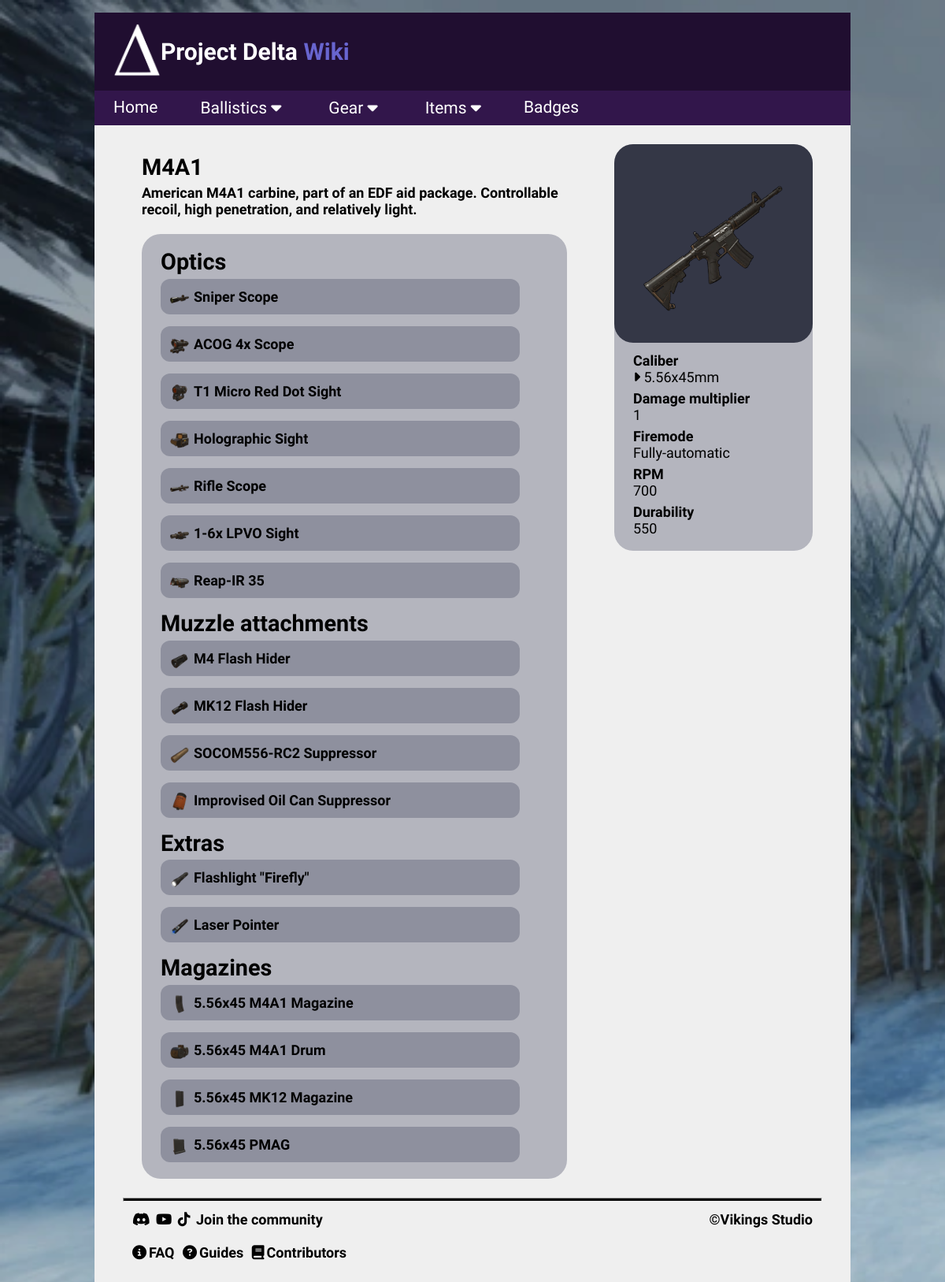
Page /weapon/16 on the earlier database version.
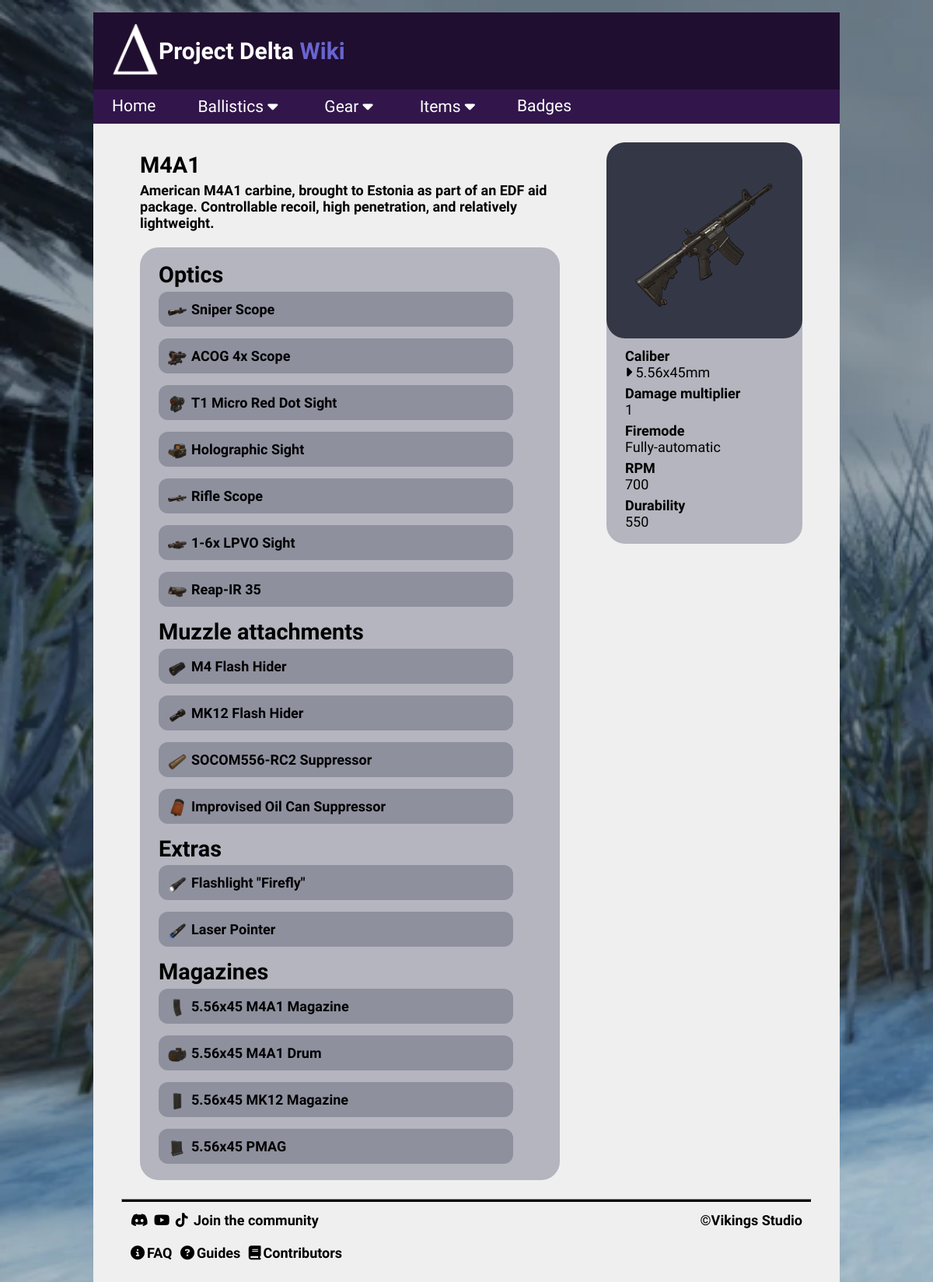
Same page on the later database version.
### tables this page shows
CREATE TABLE weapons (id INTEGER PRIMARY KEY, name TEXT, type TEXT REFERENCES weapon_types (type), caliber_id INTEGER REFERENCES calibers (id), fire_mode TEXT, RPM INTEGER, durability INTEGER, dmg_mult INTEGER DEFAULT (1), description TEXT, image TEXT);

### Flask/routes.py (the view)
@app.route("/weapon/<int:id>")  # route for guns
def weapon(id):
    conn = sqlite3.connect('delta.db')
    cur = conn.cursor()  # fetch caliber name based on caliber id
    cur.execute("SELECT "
                "weapons.id, "
                "weapons.name, "
                "weapons.type, "
                "calibers.name AS caliber_name, "
                "weapons.fire_mode, "
                "weapons.RPM, "
                "weapons.durability, "
                "weapons.description, "
                "weapons.image, "
                "weapons.dmg_mult "
                "FROM weapons "
                "JOIN calibers ON weapons.caliber_id = calibers.id "
                "WHERE weapons.id = ?", (id,))
    results = cur.fetchone()
    index_range_handler(results)  # check for list index out of range error
    cur.execute("SELECT id, name, image FROM attachments "
                "WHERE id IN (SELECT attachment_id FROM weapon_attachments "
                "WHERE weapon_id = ?) "
                "AND type = ?", (id, "Optic"))
    optics = cur.fetchall()
    cur.execute("SELECT id, name, image FROM attachments "
                "WHERE id IN (SELECT attachment_id FROM weapon_attachments "
                "WHERE weapon_id = ?) "
                "AND type = ?", (id, "Muzzle"))
    muzzles = cur.fetchall()
    cur.execute("SELECT id, name, image FROM attachments "
                "WHERE id IN (SELECT attachment_id FROM weapon_attachments "
                "WHERE weapon_id = ?) "
                "AND type = ?", (id, "Extra"))
    extras = cur.fetchall()
    cur.execute("SELECT id, name, image FROM magazines "
                "WHERE id IN (SELECT magazine_id FROM weapon_magazines "
                "WHERE weapon_id = ?)", (id,))
    magazines = cur.fetchall()
    conn.close()
    return render_template('detail/weapon.html',
                           weapon=results,
                           optics=optics,
                           muzzles=muzzles,
                           extras=extras,
                           magazines=magazines,
                           title=results[1])

### Flask/routes.py (called while the page is built)
def index_range_handler(results):  # call for any dynamic route that uses ID
    if not results:
        abort(404)  # if index doesn't exist, abort(404) instead of crashing

### Flask/templates/detail/weapon.html
{% extends "partials/layout.html" %}
{% block content %}
<div class="topic">
    <div>
        <h3>{{weapon[1]}}</h3>
        <h5>{{weapon[7]}}
        <br><br>
        {% if optics or attachments or magazines %}
        <div class="link-list">
            {% if optics %}
            <h3>Optics</h3>
            <h5>
                {% for optic in optics %}
                <div class="link-row">
                    <img src="/static/images/ballistics/attachments/{{optic[2]}}" class="link-icon">
                    <a href="{{ url_for('attachment', id=optic[0]) }}">
                        {{optic[1]}}
                    </a>
                </div>
                {% endfor %}
            </h5>
            {% endif %}
            {% if muzzles %}
            <h3>Muzzle attachments</h3>
            <h5>
                {% for muzzle in muzzles %}
                <div class="link-row">
                    <img src="/static/images/ballistics/attachments/{{muzzle[2]}}" class="link-icon">
                    <a href="{{ url_for('attachment', id=muzzle[0]) }}">
                        {{muzzle[1]}}
                    </a>
                </div>
                {% endfor %}
            </h5>
            {% endif %}
            {% if extras %}
            <h3>Extras</h3>
            <h5>
                {% for extra in extras %}
                <div class="link-row">
                    <img src="/static/images/ballistics/attachments/{{extra[2]}}" class="link-icon">
                    <a href="{{ url_for('attachment', id=extra[0]) }}">
                         {{extra[1]}}
                    </a>
                </div>
                {% endfor %}
            </h5>
            {% endif %}
            {% if magazines %}
            <h3>Magazines</h3>
            <h5>
                {% for magazine in magazines %}
                <div class="link-row">
                    <img src="/static/images/ballistics/magazines/{{magazine[2]}}" class="link-icon">
                    <a href="{{ url_for('magazine', id=magazine[0]) }}">
                         {{magazine[1]}}
                    </a>
                </div>
                {% endfor %}
            </h5>
            {% endif %}
        </div>
        {% endif %}
        </h5>
    </div>
        <div class="topic-box">
            <img src="/static/images/ballistics/weapons/{{weapon[8]}}" class="topic-icon">
            <a href="{{ url_for('item_category_list', resource='ammunition', search=weapon[3])}}">
                <h6 class="topic-row">Caliber <br> <span class="lighter"><i class="fa-solid fa-caret-right"></i> {{weapon[3]}}</span></h6>
            </a>
            {% if weapon[9] != 0 %}
            <h6 class="topic-row">Damage multiplier <br> <span class="lighter">{{weapon[9]}}</span></h6>
            {% endif %}
            <h6 class="topic-row">Firemode <br> <span class="lighter">{{weapon[4]}}</span></h6>
            <h6 class="topic-row">RPM <br> <span class="lighter">{{weapon[5]}}</span></h6>
            <h6 class="topic-row">Durability <br> <span class="lighter">{{weapon[6]}}</span></h6>
        </div>
</div>
{% endblock %}

Differences in the rows shown:
changed weapons "Fully-automatic": description "American M4A1 carbine, part of an EDF aid package. Controllable recoil, high penetration, and relatively light." → "American M4A1 carbine, brought to Estonia as part of an EDF aid package. Controllable recoil, high penetration, and relatively lightweight."
